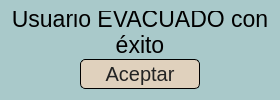
<?xml version="1.0" encoding="UTF-8"?>
<ui version="4.0">
 <class>Form</class>
 <widget class="QWidget" name="Form">
  <property name="geometry">
   <rect>
    <x>0</x>
    <y>0</y>
    <width>280</width>
    <height>100</height>
   </rect>
  </property>
  <property name="sizePolicy">
   <sizepolicy hsizetype="Preferred" vsizetype="Preferred">
    <horstretch>0</horstretch>
    <verstretch>0</verstretch>
   </sizepolicy>
  </property>
  <property name="minimumSize">
   <size>
    <width>280</width>
    <height>100</height>
   </size>
  </property>
  <property name="maximumSize">
   <size>
    <width>280</width>
    <height>100</height>
   </size>
  </property>
  <property name="windowTitle">
   <string>CONFIRMACIÓN DE EVACUACIÓN AEPTADA</string>
  </property>
  <property name="styleSheet">
   <string notr="true">background-color: rgb(169, 201, 202);</string>
  </property>
  <layout class="QVBoxLayout" name="verticalLayout">
   <item>
    <widget class="QLabel" name="messageLabel">
     <property name="font">
      <font>
       <pointsize>17</pointsize>
      </font>
     </property>
     <property name="text">
      <string>Usuario EVACUADO con éxito</string>
     </property>
     <property name="alignment">
      <set>Qt::AlignCenter</set>
     </property>
     <property name="wordWrap">
      <bool>true</bool>
     </property>
    </widget>
   </item>
   <item>
    <layout class="QHBoxLayout" name="horizontalLayout">
     <item>
      <widget class="QPushButton" name="acceptConfirmEvacuatePushButton">
       <property name="sizePolicy">
        <sizepolicy hsizetype="Fixed" vsizetype="Fixed">
         <horstretch>0</horstretch>
         <verstretch>0</verstretch>
        </sizepolicy>
       </property>
       <property name="minimumSize">
        <size>
         <width>120</width>
         <height>30</height>
        </size>
       </property>
       <property name="font">
        <font>
         <pointsize>15</pointsize>
        </font>
       </property>
       <property name="styleSheet">
        <string notr="true">QPushButton{
	padding: 0px 10px 0px 10px;
    background: #e0d1bd;
    color: #232323;
	border:1px rounded #232323;
    border-radius: 5px;
    border-style: outset;
}

QPushButton:hover {
    background: rgb(163, 111, 61);
    }

QPushButton:pressed {
    border-style: inset;
    background: rgb(214, 218, 218);
    }</string>
       </property>
       <property name="text">
        <string>Aceptar</string>
       </property>
      </widget>
     </item>
    </layout>
   </item>
  </layout>
 </widget>
 <resources/>
 <connections/>
</ui>
